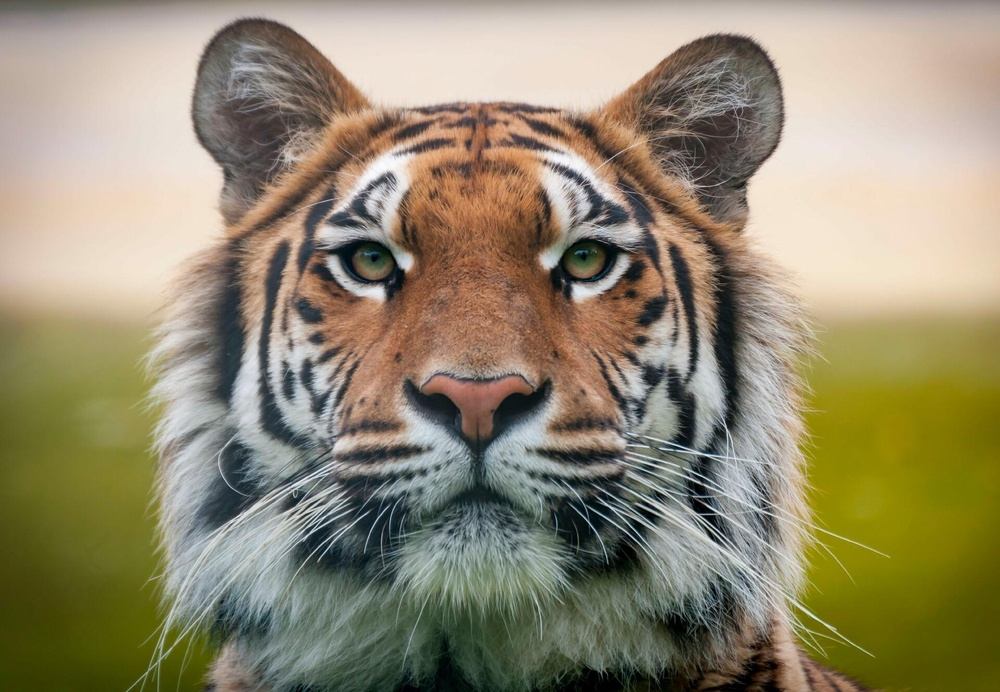
#> input picture Gambar/Tiger.jpg, 1000 x 692 px, shrunk from 1920 x 1329 before the run, found by its file name
$ python MirrorVertikalHorizontal.py
#> lines starting #> are read from the running program, lines starting #| are printed output that depends on the picture
#> further down, image is the input picture: shape (692, 1000, 3); mean R, G, B 146.4, 137.5, 111.2
import imageio as img
import numpy as np
import matplotlib.pyplot as plt

def mirrorImage(image):
    height, width = image.shape[:2]
#> height = 692; width = 1000

    mirrored_image = np.zeros_like(image)

    for y in range(height):
        for x in range(width):
            mirrored_image[height - y - 1, width - x - 1] = image[y, x]
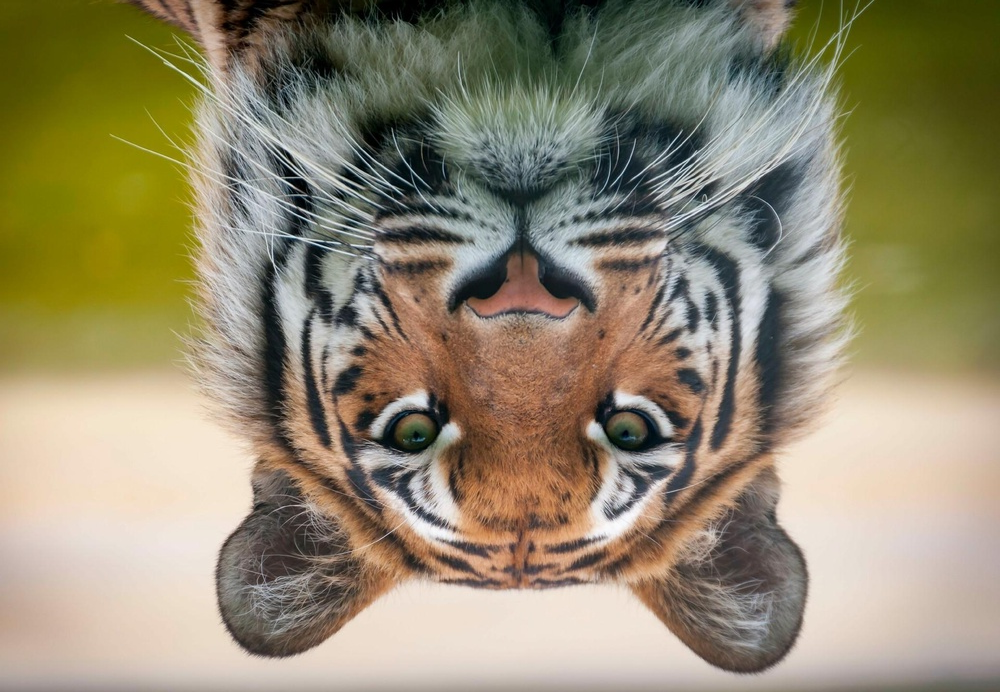
#> mirrored_image: shape (692, 1000, 3); mean R, G, B 146.4, 137.5, 111.2

    return mirrored_image

image = img.imread('C:\\Users\\DELL\\Documents\\Mrzz\\Pengolahan citra\\Praktikum_MirzaYusuf\\Gambar\\Tiger.jpg')

mirrored_image = mirrorImage(image)

plt.subplot(1, 2, 1)
plt.imshow(image)
plt.title("Original Image")

plt.subplot(1, 2, 2)
plt.imshow(mirrored_image)
plt.title("Mirrored Image (Vertical & Horizontal)")

plt.show()
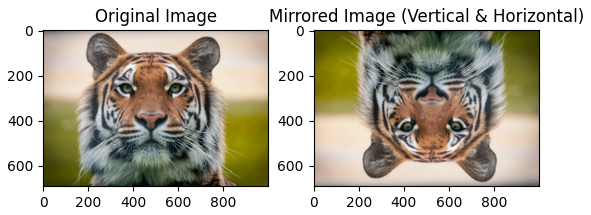
#> figure drawn by matplotlib, 2 panels
